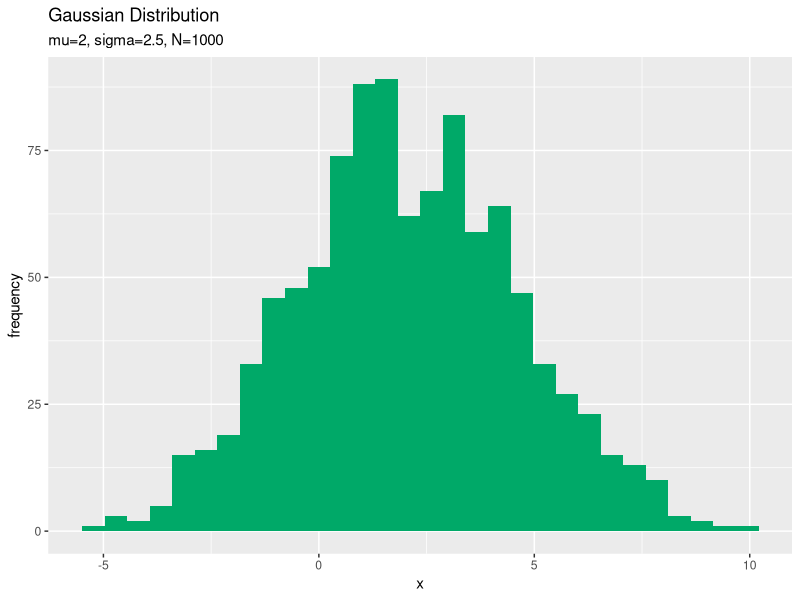
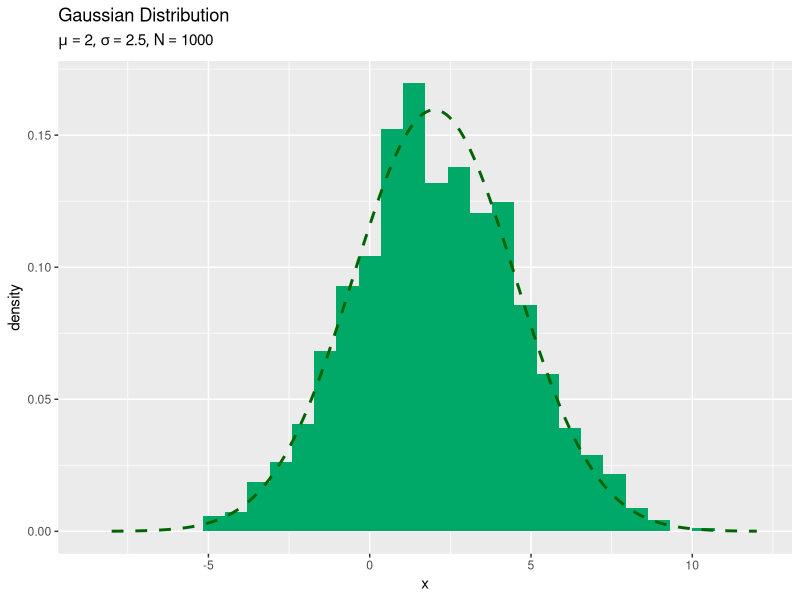

Source code (R) for these figures, in order:

# 1次元ガウス分布 --------------------------------------------------------------

# 乱数の可視化


# パッケージの読込 ----------------------------------------------------------------

# 利用パッケージ
library(tidyverse)
library(gganimate)

# パッケージ名の省略用
library(ggplot2)


# 乱数の生成 -------------------------------------------------------------------

### ・サンプリング -----

# 平均パラメータを指定
mu <- 2

# 標準偏差パラメータを指定
sigma <- 2.5

# データ数(サンプルサイズ)を指定
N <- 1000


# ガウス分布に従う乱数を生成
x_n <- rnorm(n = N, mean = mu, sd = sigma)


### ・乱数の可視化 -----

# サンプルを格納
data_df <- tidyr::tibble(x = x_n)

# サンプルのヒストグラムを作成:度数
ggplot(data = data_df, mapping = aes(x = x, y = ..count..)) + # データ
  geom_histogram(bins = 30, fill = "#00A968") + # ヒストグラム
  labs(
    title = "Gaussian Distribution", 
    subtitle = paste0("mu=", mu, ", sigma=", sigma, ", N=", N), # (文字列表記用)
    #subtitle = parse(text = paste0("list(mu==", mu, ", sigma==", sigma, ", N==", N, ")")), # (数式表記用)
    x = "x", y = "frequency"
  ) # ラベル


# xの値を作成
x_vals <- seq(from = mu-sigma * 4, to = mu+sigma * 4, length.out = 251)

# ガウス分布を計算
dens_df <- tidyr::tibble(
  x = x_vals, # 確率変数
  density = dnorm(x = x_vals, mean = mu, sd = sigma) # 確率密度
)

# サンプルのヒストグラムを作成:密度
ggplot() + 
  geom_histogram(data = data_df, mapping = aes(x = x, y = ..density..), 
                 bins = 30, fill = "#00A968") + # ヒストグラム
  geom_line(data = dens_df, mapping = aes(x = x, y = density), 
            color = "darkgreen", size = 1, linetype = "dashed") + # 元の分布
  labs(title = "Gaussian Distribution", 
       subtitle = parse(text = paste0("list(mu==", mu, ", sigma==", sigma, ", N==", N, ")")), # 数式で表示
       x = "x", y = "density") # ラベル


# 乱数と分布の関係：アニメーションによる可視化 --------------------------------------------------

# 平均パラメータを指定
mu <- 2

# 標準偏差パラメータを指定
sigma <- 2.5

# データ数(フレーム数)を指定
N <- 100


# ガウス分布に従う乱数を生成
x_n <- rnorm(n = N, mean = mu, sd = sigma)

# サンプルを複製して格納
anime_freq_df <- tidyr::tibble(
  x = rep(x_n, times = N), # サンプル
  n = rep(1:N, times = N), # データ番号
  frame = rep(1:N, each = N) # フレーム番号
) |> 
  dplyr::filter(n <= frame) |> # サンプリング回数以前のサンプルを抽出
  dplyr::mutate(
    parameter = paste0("mu=", mu, ", sigma=", sigma, ", N=", frame) |> 
      factor(levels = paste0("mu=", mu, ", sigma=", sigma, ", N=", 1:N))
  ) # フレーム切替用ラベルを追加

# サンプルを格納
anime_data_df <- tidyr::tibble(
  x = x_n, # サンプル
  n = 1:N, # データ番号
  parameter = paste0("mu=", mu, ", sigma=", sigma, ", N=", 1:N) |> 
    factor(levels = paste0("mu=", mu, ", sigma=", sigma, ", N=", 1:N)) # フレーム切替用ラベル
)

# xの値を作成
x_vals <- seq(from = mu-sigma * 4, to = mu+sigma * 4, length.out = 251)

# ガウス分布を計算
dens_df <- tidyr::tibble(
  x = x_vals, # 確率変数
  density = dnorm(x = x_vals, mean = mu, sd = sigma) # 確率密度
)


# サンプルのヒストグラムのアニメーションのアニメーションを作図:度数
anime_freq_graph <- ggplot() + # 
  geom_histogram(data = anime_freq_df, mapping = aes(x = x), 
                 breaks = seq(from = min(x_vals), to = max(x_vals), length.out = 30), 
                 fill = "#00A968") + # ヒストグラム
  geom_point(data = anime_data_df, mapping = aes(x = x, y = 0), 
             color = "orange", size = 6) + # サンプル
  gganimate::transition_manual(parameter) + # フレーム
  labs(title = "Gaussian Distribution", 
       subtitle = "{current_frame}", 
       x = "x", y = "frequency") # ラベル

# gif画像を作成
gganimate::animate(anime_freq_graph, nframes = N, fps = 10, width = 800, height = 600)


# サンプルのヒストグラムのアニメーションのアニメーションを作図:密度
anime_freq_graph <- ggplot() + # 
  geom_histogram(data = anime_freq_df, mapping = aes(x = x, y = ..density..), 
                 breaks = seq(from = min(x_vals), to = max(x_vals), length.out = 30), 
                 fill = "#00A968") + # ヒストグラム
  geom_point(data = anime_data_df, mapping = aes(x = x, y = 0), 
             color = "orange", size = 6) + # サンプル
  geom_line(data = dens_df, mapping = aes(x = x, y = density), 
            color = "darkgreen", size = 1, linetype = "dashed") + # 元の分布
  gganimate::transition_manual(parameter) + # フレーム
  coord_cartesian(ylim = c(0, max(dens_df[["density"]])*2)) + # 軸の表示範囲
  labs(title = "Gaussian Distribution", 
       subtitle = "{current_frame}", 
       x = "x", y = "density") # ラベル

# gif画像を作成
gganimate::animate(anime_freq_graph, nframes = N, fps = 10, width = 800, height = 600)
